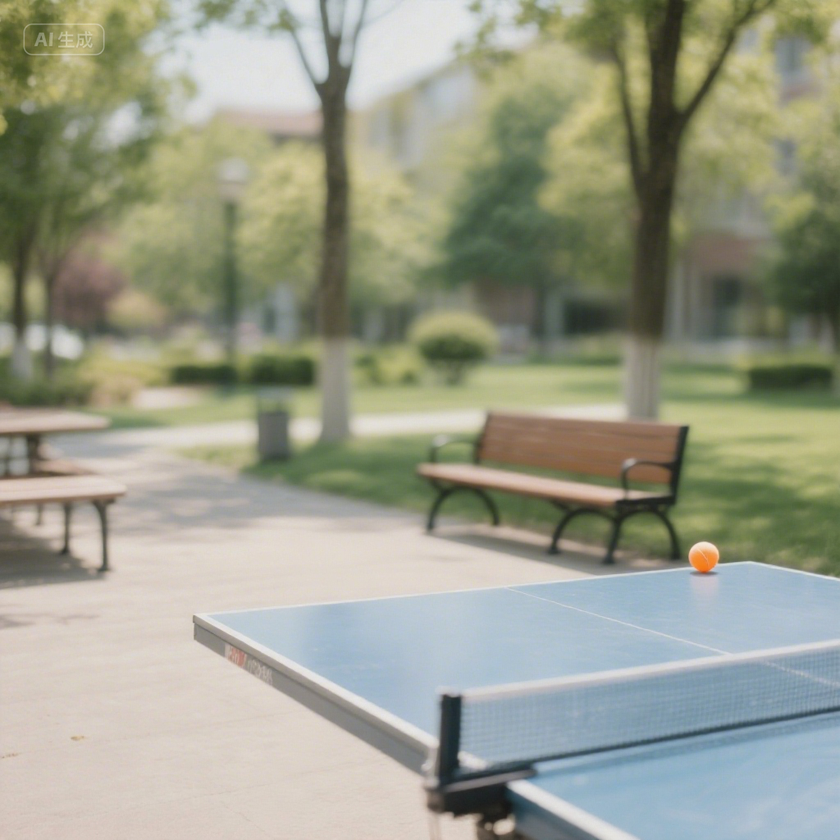
#> input picture pingpang.png, 840 x 840 px, shrunk from 1024 x 1024 before the run
$ python test_9.py
#> lines starting #> are read from the running program, lines starting #| are printed output that depends on the picture; after the words box and inside, x2 and y2 are one past the last pixel; in counts of white or black regions, pixels touching at a corner belong together
import cv2


def cv_show(neme, img):
    cv2.namedWindow(neme, cv2.WINDOW_NORMAL)
    cv2.imshow(neme, img)
    cv2.waitKey(0)
    cv2.destroyAllWindows()


img = cv2.imread("./pingpang.png")
#> img is the input picture: shape (840, 840, 3); mean B, G, R 139, 156.8, 154.3
# 灰度化
img = cv2.cvtColor(img, cv2.COLOR_BGR2GRAY)
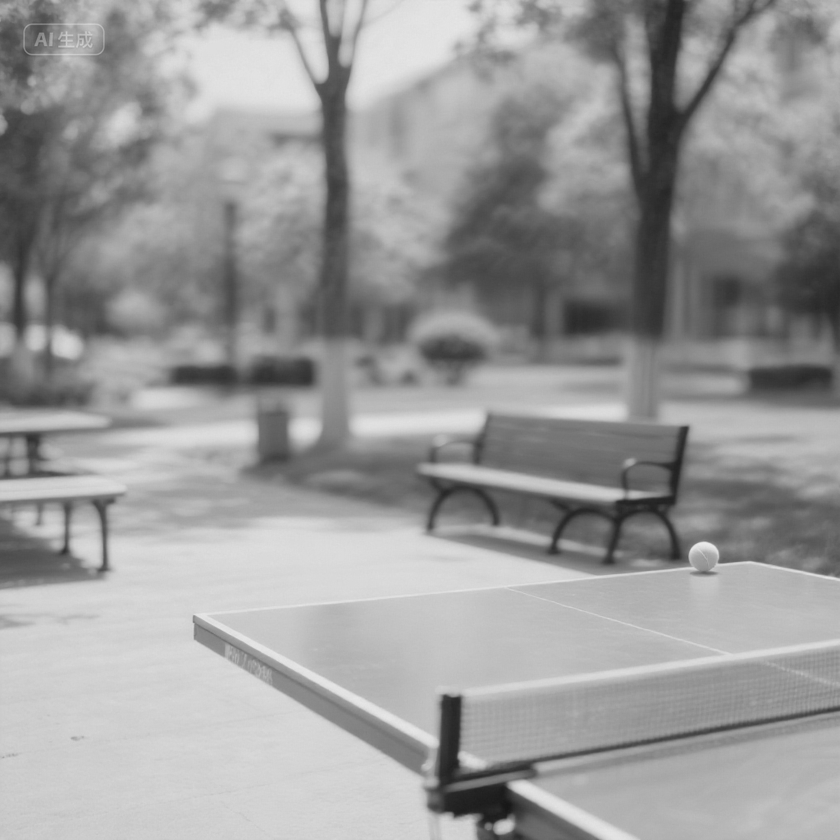
#> img: shape (840, 840); min 22, max 235, mean 154

# 二值化
# 大于127=0,小于127=255
ret, thresh1 = cv2.threshold(img, 127, 255, cv2.THRESH_BINARY)
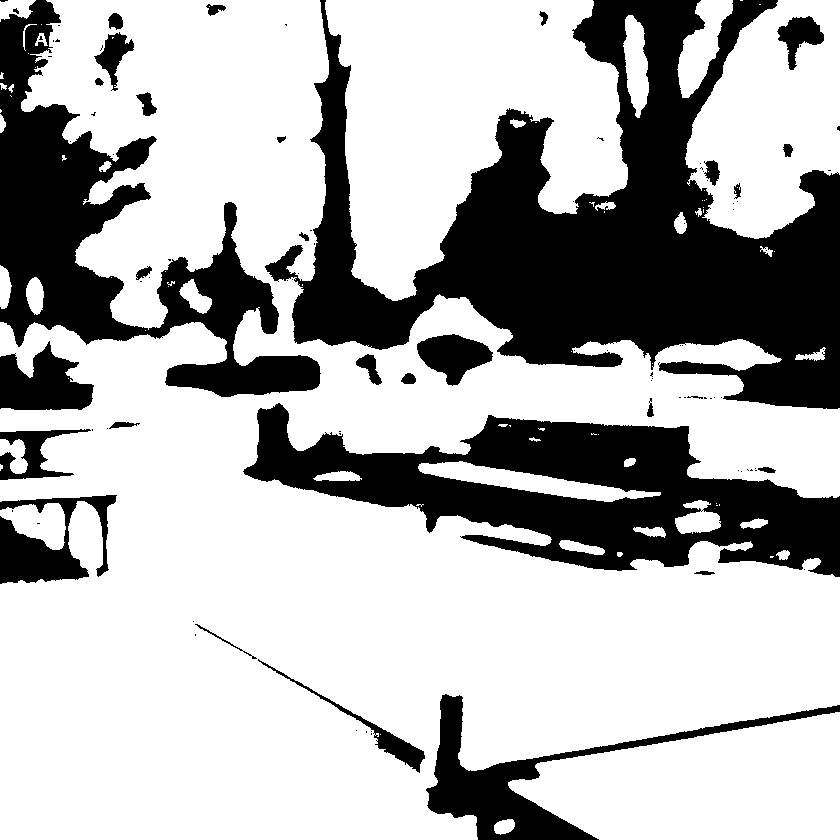
#> thresh1: shape (840, 840); 70% white; 98 black regions (67 under 20 px), largest, box (x1, y1, x2, y2) and area: (265, 0, 840, 409) 96811, (243, 403, 840, 577) 46478, (0, 0, 321, 397) 38397
# 大于127=255,小于127=0
ret, thresh2 = cv2.threshold(img, 127, 255, cv2.THRESH_BINARY_INV)

# 大于127=127,否则不变
ret, thresh3 = cv2.threshold(img, 127, 255, cv2.THRESH_TRUNC)
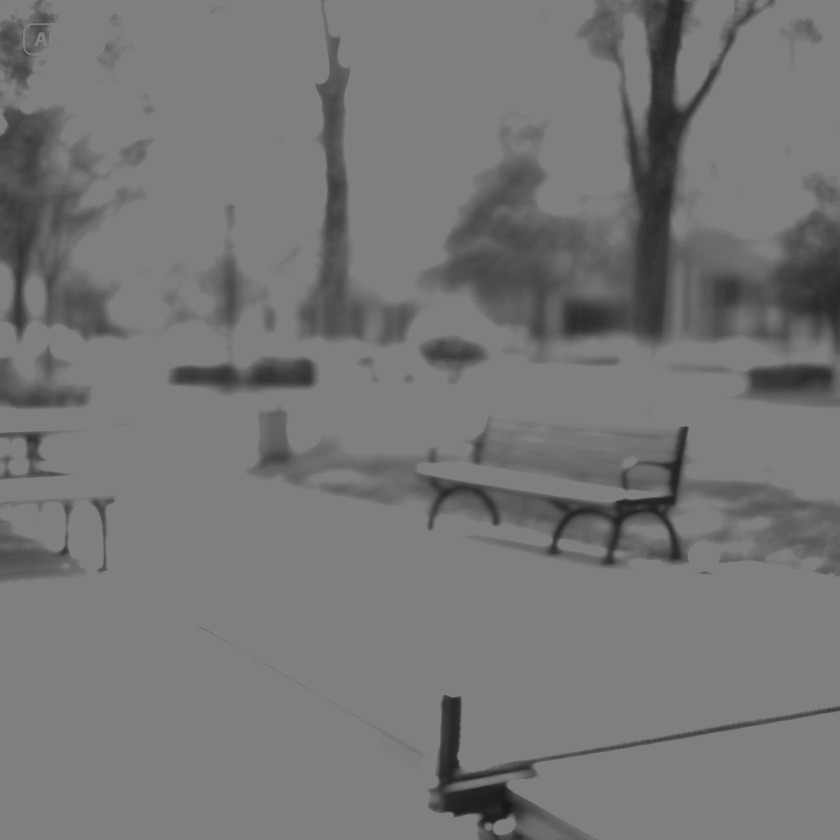
#> thresh3: shape (840, 840); min 22, max 127, mean 117.4

# 小于127=0,否则不变
ret, thresh4 = cv2.threshold(img, 127, 255, cv2.THRESH_TOZERO)
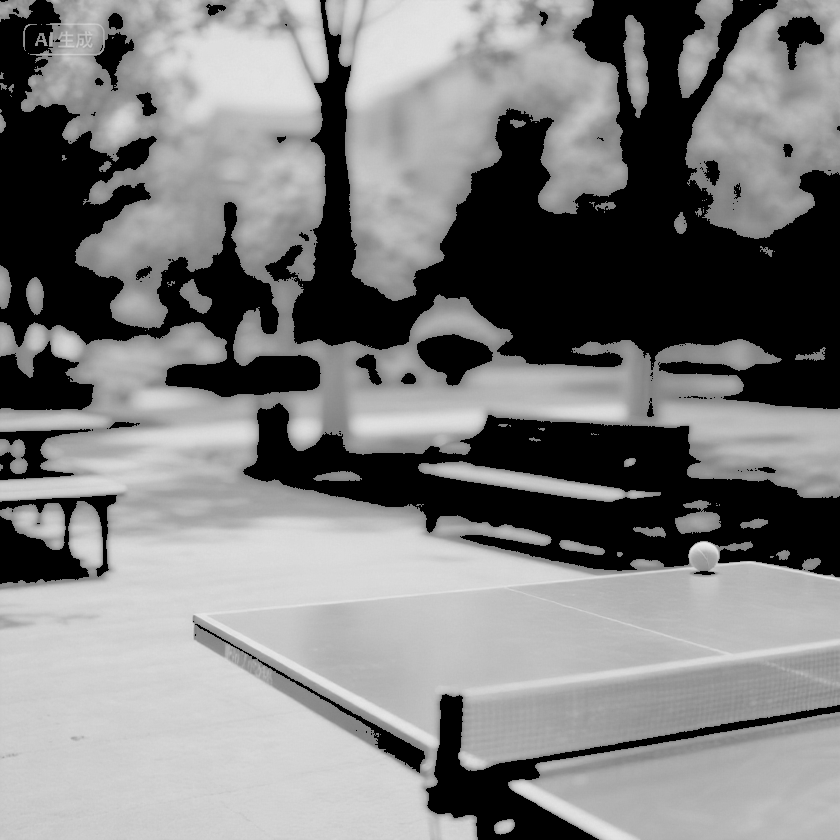
#> thresh4: shape (840, 840); min 0, max 235, mean 125.6

# 大于127=0,否则不变
ret, thresh5 = cv2.threshold(img, 127, 255, cv2.THRESH_TOZERO_INV)
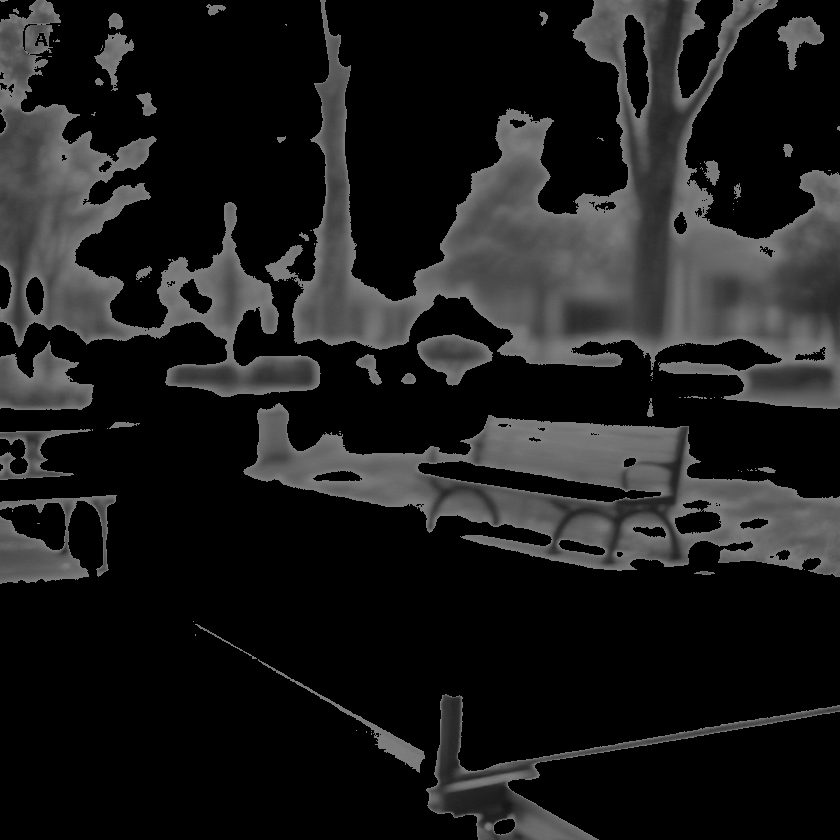
#> thresh5: shape (840, 840); min 0, max 127, mean 28.4

cv_show("s", img)
cv_show("s1", thresh1)
cv_show("s2", thresh2)
cv_show("s3", thresh3)
cv_show("s4", thresh4)
cv_show("s5", thresh5)

$ run again, with yuan1.png copied over pingpang.png
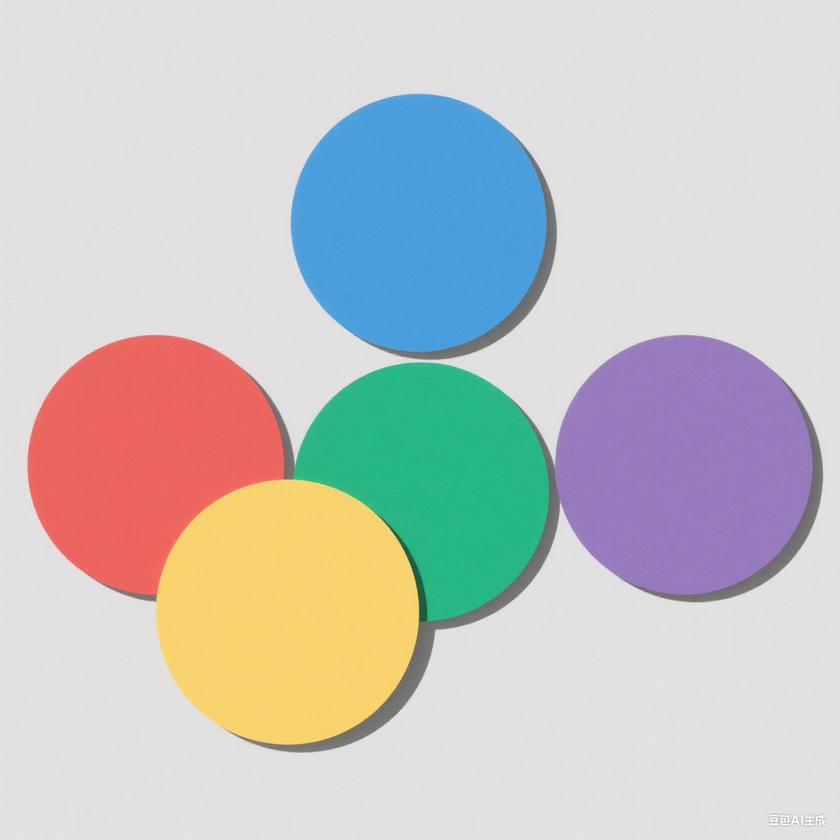
#> input picture yuan1.png, 840 x 840 px, shrunk from 1328 x 1328 before the run
#> img is the input picture: shape (840, 840, 3); mean B, G, R 197, 198.7, 198.1
#> img: shape (840, 840)
#> `ret, thresh1 = cv2.threshold(img, 127, 255, cv2.THRESH_BINARY)`:
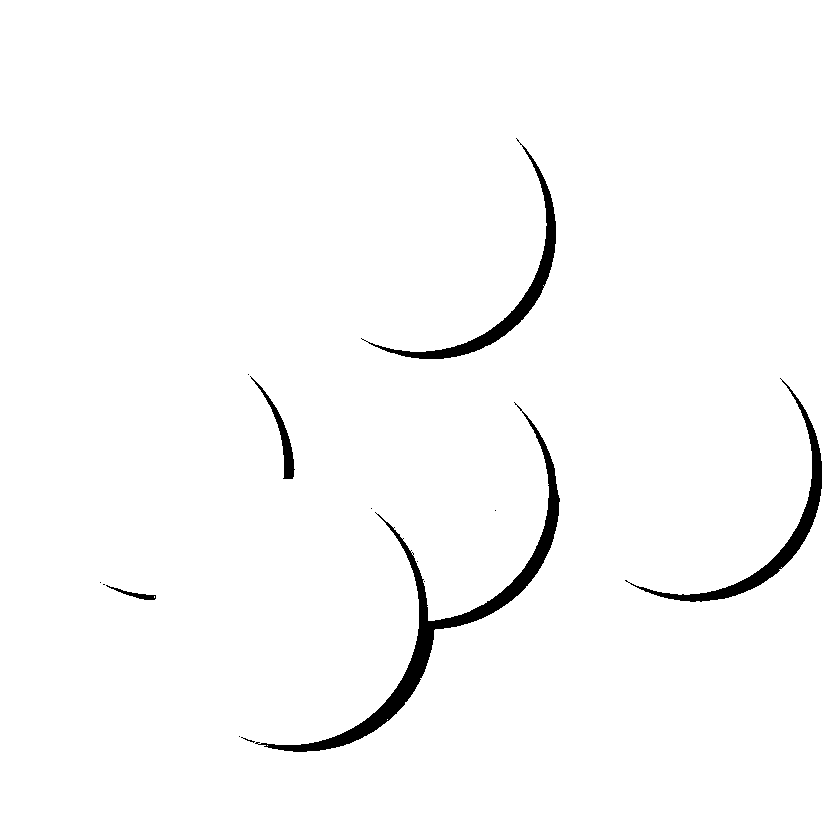
#> thresh1: shape (840, 840); 98% white; 14 black regions (9 under 20 px), largest, box (x1, y1, x2, y2) and area: (255, 402, 560, 752) 6603, (625, 378, 822, 602) 3174, (361, 138, 556, 359) 3106, (250, 376, 295, 479) 704, (106, 585, 156, 600) 182
#> `ret, thresh5 = cv2.threshold(img, 127, 255, cv2.THRESH_TOZERO_INV)`:
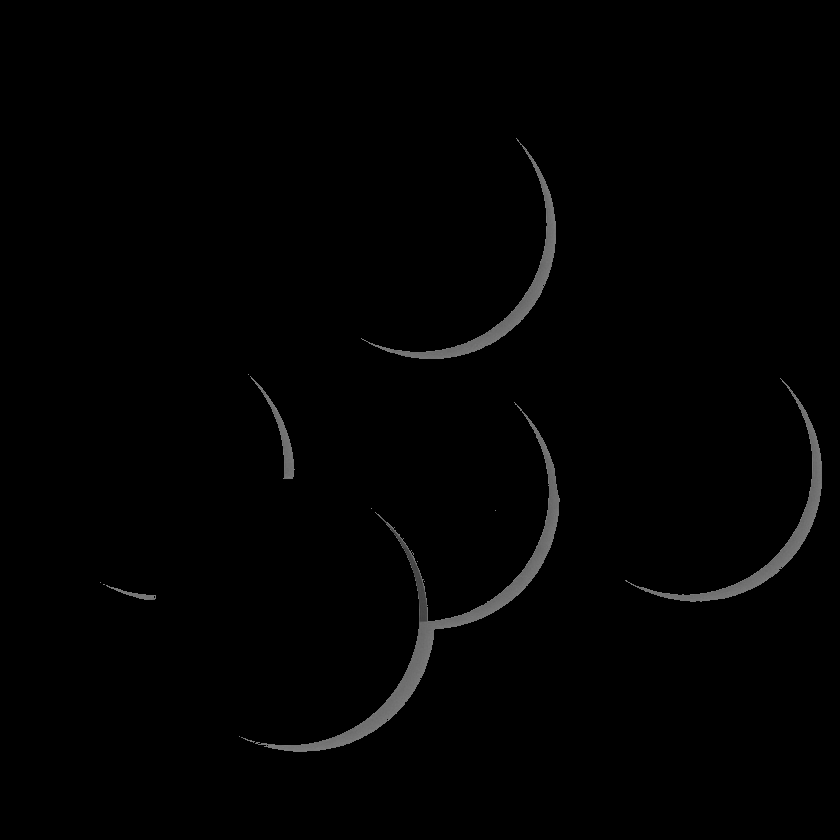
#> thresh5: shape (840, 840); min 0, max 127, mean 2.2
